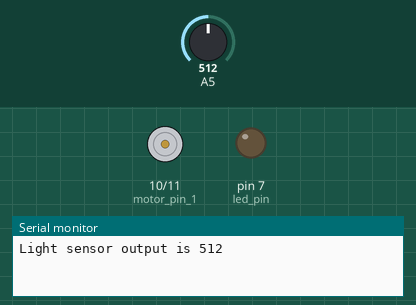
The sketch below on a simulated Arduino Uno, built with avr-gcc and run on an emulated ATmega328P. On the bench: motor-driver pin pairs drawn as motors (green arrow = first pin HIGH = forward, orange = second pin HIGH = backward, longer = more drive), output pins drawn as LEDs (lit = HIGH), the last lines printed to the serial monitor. Inputs (shaded band) come from the test bench; at power-on: A5 = 512. Random numbers use the default seed unless the sketch sets one.

Above: at 1.2 s.
1.3 s: A5 set to 126
4.3 s: A5 set to 109
At 5.3 s:
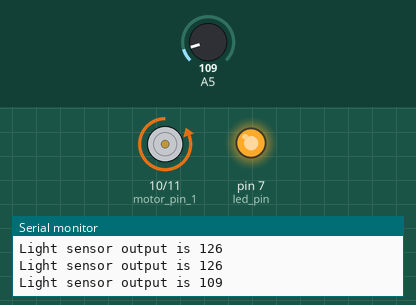
5.8 s: A5 set to 122
At 6.5 s:
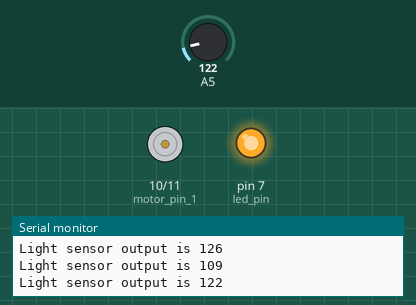
8.8 s: A5 set to 0
At 10.0 s:
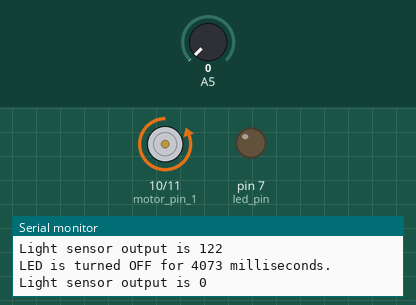
10.3 s: A5 set to 130
At 11.5 s:
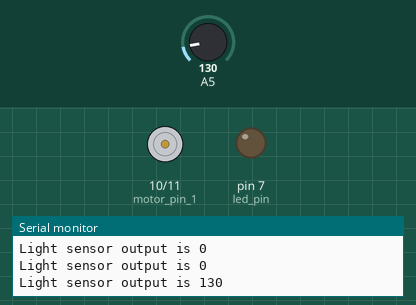
Timing chart, 0 to 13.8 s (numbered marks = the images above; inputs shaded):
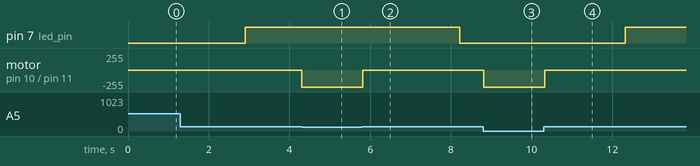

Measured:
- the behaviour switches between 120 and 119 on A5 (found by bisection; images 0 and 1)
- after the input at 4.3 s, motor on pin 10 (motor_pin_1) / pin 11 (motor_pin_2): stopped → backward 255/255 at once
- after the input at 5.8 s, motor on pin 10 (motor_pin_1) / pin 11 (motor_pin_2): backward 255/255 → stopped at once
- after the input at 8.8 s, motor on pin 10 (motor_pin_1) / pin 11 (motor_pin_2): stopped → backward 255/255 at once
- after the input at 10.3 s, motor on pin 10 (motor_pin_1) / pin 11 (motor_pin_2): backward 255/255 → stopped at once

The sketch:

Lab_8.ino
```cpp
int motor_pin_1 = 10;
int motor_pin_2 = 11;
int led_pin = 7;
int limit = 120;
int delay_time = 100;

int LED_WAIT_DURATION_MIN = 2000;
int LED_WAIT_DURATION_MAX = 6000;

int LED_ON_DURATION_MIN = 2000;
int LED_ON_DURATION_MAX = 6000;

int LIGHT_SENSOR_OUTPUT_INTERVAL = 1000;

long last_millis = 0;

int led_wait_time = 0;
int led_on_time = 0;

long current_time = 0;


void setup(){

  pinMode(motor_pin_1,OUTPUT);
  pinMode(motor_pin_2,OUTPUT);
  pinMode(led_pin,OUTPUT);

  last_millis = millis();
  current_time = millis();

  led_wait_time = random(LED_WAIT_DURATION_MIN, LED_WAIT_DURATION_MAX);
  digitalWrite(led_pin, LOW);


  Serial.begin(9600);
}

void loop(){

  // LED ON
  if(led_wait_time != 0 && led_on_time == 0 && millis() - current_time > led_wait_time){
    current_time = millis();
    led_wait_time = 0;
    led_on_time = random(LED_ON_DURATION_MIN, LED_ON_DURATION_MAX);


    Serial.print("\nLED is turned ON for ");
    Serial.print(led_on_time);
    Serial.println(" milliseconds.");

    digitalWrite(led_pin, HIGH);
  }
  // LED OFF
  else if(led_on_time != 0 && led_wait_time == 0 && millis() - current_time > led_on_time){
    current_time = millis();
    led_on_time = 0;
    led_wait_time = random(LED_WAIT_DURATION_MIN, LED_WAIT_DURATION_MAX);
    Serial.print("\nLED is turned OFF for ");
    Serial.print(led_wait_time);
    Serial.println(" milliseconds.");
    digitalWrite(led_pin, LOW);
    //Serial.println("3");
  }


  if(analogRead(A5) < limit){
   // Serial.println("Motor is working");
    digitalWrite(motor_pin_1, LOW);
    digitalWrite(motor_pin_2, HIGH);
    analogWrite(motor_pin_2, 255);
  }else{
   // Serial.println("Motor is not working");
    digitalWrite(motor_pin_1, LOW);
    digitalWrite(motor_pin_2, LOW);
    //analogWrite(motor_pin_2, 255);
  }
  //Serial.println(analogRead(A5));

  if(millis() - last_millis > LIGHT_SENSOR_OUTPUT_INTERVAL){
    Serial.print("Light sensor output is ");
    Serial.println(analogRead(A5));
    //Serial.println(random(LED_ON_DURATION_MIN, LED_ON_DURATION_MAX));
    last_millis = millis();
  }

  delay(delay_time);
}
```
